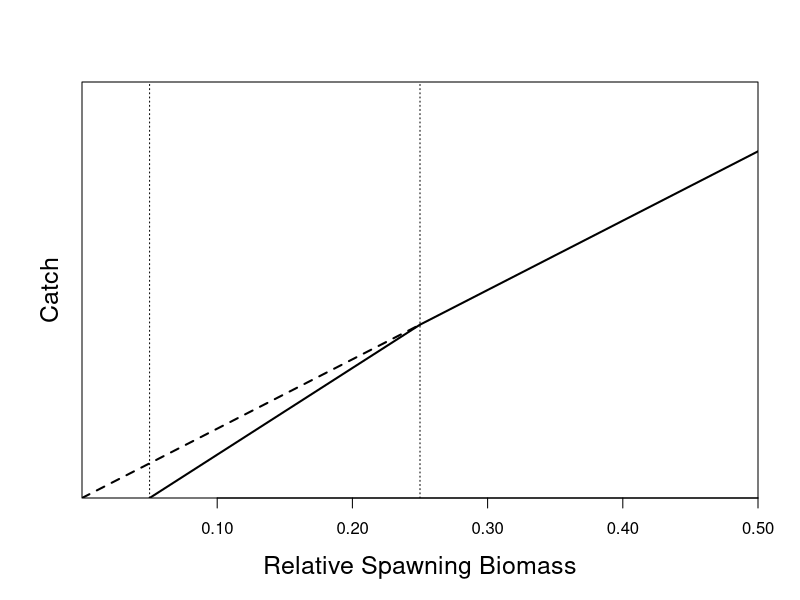
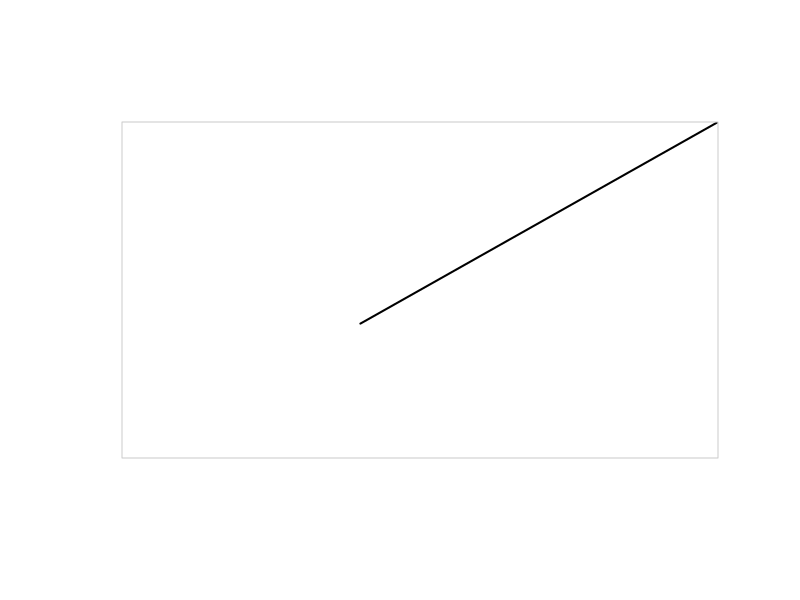

Recreate these plots in R, in order. (Note: this script raises an error after producing the figures.)
bio<- seq(0,100,5)
depl<-bio/bio[length(bio)]
f=0.25
step = 0.05
low = 0.05; high = 0.25
z1 = length(seq(0.05, low, step))+1 ; z2 = length(seq(0.05, high, step))+1
f.vec=rep(f,12)
ofl <- f*bio
buffer <- 0.95
#abc <- f*bio*buffer

f4010<-(f*(seq(low, high, step)-low)*high)/((high - low)*seq(low, high, step))
ofl4010<-f4010*bio[z1:z2]
#abc4010<- f4010*bio[3:9]*buffer
fspr<-expression(F[SPR])

print.letter <- function(label="(a)",xy=c(0.1,0.925),...) {   #... means any new parameters are copied faithfully to text() below
  tmp <- par("usr")
  text.x <- tmp[1]+xy[1]*diff(tmp[1:2])   #x position, diff=difference
  text.y <- tmp[3]+xy[2]*diff(tmp[3:4])   #y position
  text(x=text.x, y=text.y, labels=label, ...)             
}

#setwd("E:\\PhD\\")
#png("HCR_plot_color.png",width=7,height=7,res=300,units='in')
par(mfrow = c(1,1))
 plot(seq(high,1, step),ofl[z2:length(ofl)],,type='l',ylim=c(0,15),xlim=c(0,0.50),
     axes=F,ylab="",xlab="",xaxs="i",yaxs="i",lwd=2,cex.axis=1.2)
box()
lines(seq(0, high, step),ofl[1:z2],lty=2,lwd=2,col="black")
lines(seq(low, high, step),ofl4010,,lty=1,col="black",lwd=2)
axis(side=1,at=seq(0.1,1,.1),labels=c("0.10", "0.20", "0.30", "0.40", "0.50", "0.60", "0.70", "0.80", 
	"0.90", "1.0"))
mtext(side=1,"Relative Spawning Biomass",line=3,cex=1.5)
mtext(side=2,"Catch",line=1,cex=1.5)
abline(v = high, lty = 3); abline(v = low, lty = 3)






par(oma=c(2,2,2,2))
 plot(seq(0.40,1,0.05),ofl[9:length(ofl)],,type='l',ylim=c(0,max(ofl)),xlim=c(0,1),
     axes=F,ylab="",xlab="",xaxs="i",yaxs="i",lwd=2,cex.axis=1.2)
     
   
#trans.red <- rgb(1,0,0,1)  ; xx=c(0,0.25,0.25,0); yy= c(rep(max(ofl),2),0,0) 
#polygon(xx,yy,col=trans.red,lty=0)
#trans.yellow <- rgb(1,1,0,1); xx=c(0.25,0.40,0.40,0.25); yy= c(rep(max(ofl),2),0,0)
#polygon(xx,yy,col=trans.yellow,lty=0)
#trans.green <- rgb(0,1,0,1); xx=c(0.40,1,1,0.40); yy= c(rep(max(ofl),2),0,0)
#polygon(xx,yy,col=colors()[614],lty=0)

box(col="grey80")
#abline(v=0.40,lty=3,col="black") ; abline(v=0.25,lty=3,col="black")
lines(seq(0, high, 0.05),ofl[1:9],lty=2,lwd=2,col="black")
lines(seq(low, high, 0.05),ofl4010,,lty=1,col="black",lwd=2)
lines(seq(high, 1, 0.05),abc[9:length(abc)],col='white',lwd=2)
lines(seq(low, high, 0.05),abc4010,lty=1,lwd=2,col='white')
#lines(depl[3:length(depl)],c(f4010,f.vec)*40,col='blue',lwd=2)
axis(side=1,at=seq(0.1,1,.1),labels=seq(0.10, 1, 0.10),col="gray80")
#mtext(side=3,"U.S. West Coast Groundfish Harvest Control Rule",line=1,cex=1.5)
mtext(side=1,"Relative Spawning Biomass",line=3,cex=1.5)
mtext(side=2,"Catch",line=1,cex=1.5,las=1)
#mtext(side=4,fspr,line=1,cex=1.5,las=1)

#lines(seq(0.40,1,0.05),ofl[9:length(ofl)],lty=1,lwd=2)
#print.letter(label=expression(paste("OFL=",F[SPR],"*SB",sep="")),xy=c(0.55,0.70),cex=1.25,col="black")
#print.letter(label=expression(paste("ABC=Buffer*",F[SPR],"*SB",sep="")),xy=c(0.80,0.5),cex=1.25,col="white")
#print.letter(label=expression(F[SPR]),xy=c(0.85,0.35),cex=1.25,col="blue")

#dev.off()
